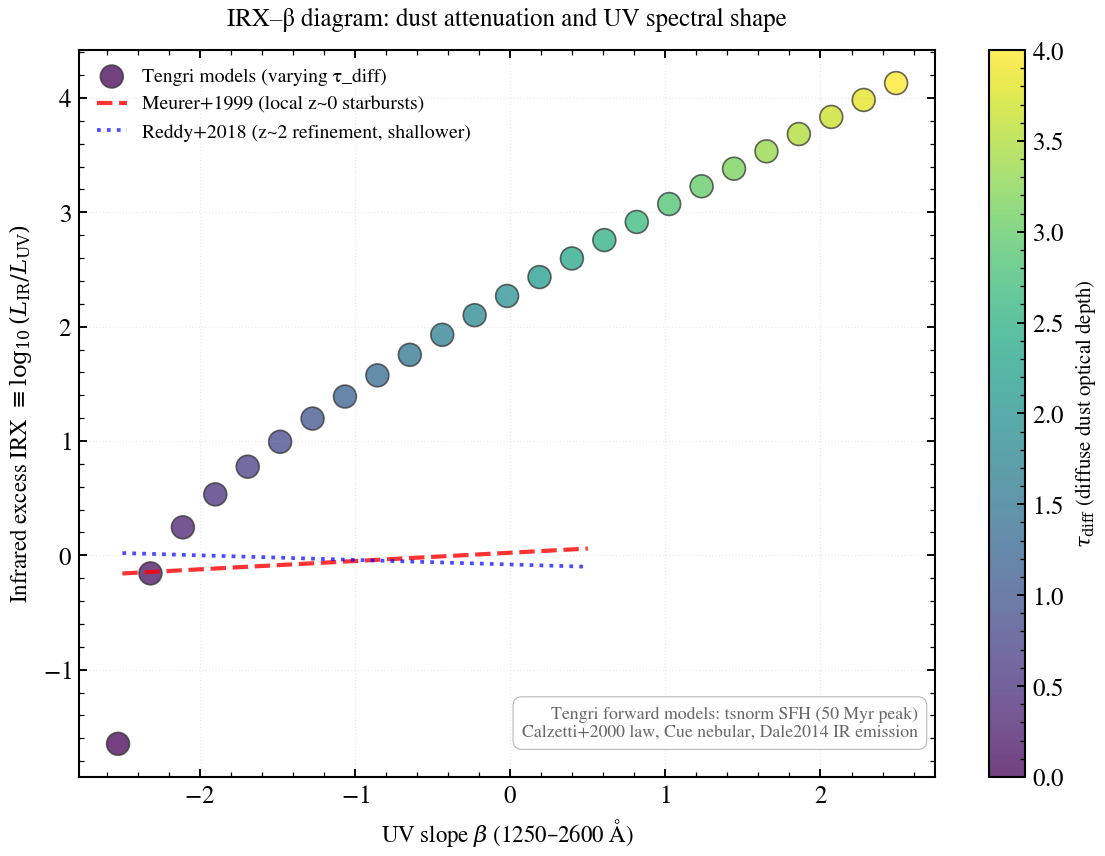

This chart was generated by the following Python code:
"""
IRX–β diagram: infra-red excess vs UV slope (Meurer+1999)
===========================================================

The **IRX–β relation** connects the UV continuum slope β (1250–2600 Å) with
the infrared excess IRX = log₁₀(L_IR / L_UV). This diagram reveals dust
reddening and star formation rate indicators in galaxies. Here we:

1. Build 25 tengri models with varying dust optical depth τ_diff (0 → 4)
   at fixed SFH (tsnorm, 50 Myr peak, z=0.05).
2. Compute L_IR (8–1000 μm) and L_UV (1500 Å effective wavelength).
3. Fit UV slope β = d log F_λ / d log λ over 1250–2600 Å.
4. Compare against the empirical Meurer+1999 IRX–β relation and
   refinements from Reddy+2018.

**References:**
- Meurer et al. (1999) ApJ 521, 64. The canonical local-universe IRX–β relation.
- Calzetti et al. (2000) ApJ 533, 682. Starburst attenuation law at z~0.
- Reddy et al. (2018) ApJ 869, 92. z~2 IRX–β scatter and implications for
  UV-to-IR conversions in high-z star-forming galaxies.
"""

import os

os.environ["TF_CPP_MIN_LOG_LEVEL"] = "2"  # suppress XLA/PjRt C++ INFO+WARNING logs

import warnings

import jax
import matplotlib.pyplot as plt
import numpy as np

import tengri
from tengri.analysis.plotting import setup_style

setup_style()
warnings.filterwarnings("ignore", message=".*BakedInBackend.*")

# Physical constants
C_AA_PER_S = 2.998e18  # speed of light in Angstrom/s
ERG_PER_UM = 1.0e-12  # erg to μ units conversion

# UV slope fitting windows (wide gaps, clean continua)
WINDOWS_UV = np.array(
    [
        [1268, 1284],  # ISM window 1
        [1309, 1316],  # ISM window 2
        [1342, 1371],  # Si II / O I
        [1407, 1515],  # CI / Fe II
        [1562, 1583],  # Si II
        [1677, 1740],  # N I / C II
        [1760, 1833],  # Al II / Fe II
        [1866, 1890],  # Al III
        [1930, 1950],  # C I
        [2400, 2580],  # optical continuum (clean)
    ]
)


def _fit_uv_slope(wave: np.ndarray, f_lam: np.ndarray) -> float:
    """
    Fit UV continuum slope β over ISM windows (1250–2600 Å).

    β = d log F_λ / d log λ, in units of Å. Negative slope means
    decreasing flux toward shorter wavelengths (typical for young stars).

    Parameters
    ----------
    wave : ndarray
        Wavelength in Angstrom.
    f_lam : ndarray
        Specific flux F_λ in erg/s/cm²/Å.

    Returns
    -------
    float
        UV slope β (dimensionless).
    """
    # Mask clean ISM windows
    mask = np.zeros_like(wave, dtype=bool)
    for lo, hi in WINDOWS_UV:
        mask |= (wave >= lo) & (wave <= hi)

    if mask.sum() < 10:
        return np.nan

    # Log-linear regression: log F_λ = log(norm) + β log λ
    slope, _ = np.polyfit(np.log10(wave[mask]), np.log10(f_lam[mask]), 1)
    return float(slope)


def _integrate_lum_in_band(
    wave: np.ndarray, l_nu: np.ndarray, wave_min: float, wave_max: float
) -> float:
    """
    Integrate L_ν in a wavelength band via trapezoid rule in frequency space.

    Parameters
    ----------
    wave : ndarray
        Rest-frame wavelength in Angstrom.
    l_nu : ndarray
        Specific luminosity L_ν in erg/s/Hz.
    wave_min : float
        Minimum wavelength (Angstrom).
    wave_max : float
        Maximum wavelength (Angstrom).

    Returns
    -------
    float
        Integrated luminosity (erg/s).
    """
    # Mask the band
    band_mask = (wave >= wave_min) & (wave <= wave_max)
    wave_b = wave[band_mask]
    l_nu_b = l_nu[band_mask]

    if len(wave_b) < 2:
        return 0.0

    # Convert to frequency grid and sort ascending
    freq_b = C_AA_PER_S / wave_b
    sort_idx = np.argsort(freq_b)
    freq_b_sorted = freq_b[sort_idx]
    l_nu_b_sorted = l_nu_b[sort_idx]

    # Trapezoid rule in frequency
    return float(np.trapezoid(l_nu_b_sorted, freq_b_sorted))


def _compute_l_uv_integrated(wave: np.ndarray, l_nu: np.ndarray) -> float:
    """
    Integrate L_ν over the UV band (912–3000 Å).

    This is the standard definition used in Meurer+1999 and subsequent work.

    Parameters
    ----------
    wave : ndarray
        Rest-frame wavelength in Angstrom.
    l_nu : ndarray
        Specific luminosity L_ν in erg/s/Hz.

    Returns
    -------
    float
        Integrated L_UV in erg/s.
    """
    return _integrate_lum_in_band(wave, l_nu, 912.0, 3000.0)


# ============================================================================
# Setup: Load SSP, build model template
# ============================================================================

# Bare-stellar SSP (required for Cue nebular backend)
ssp = tengri.load_ssp()
print(f"Loaded SSP: {ssp.ssp_wave.shape[0]} wavelength points")

# Fixed SFH: tsnorm with 50 Myr peak (young starburst)
SFH_BASE = {
    "type": "tsnorm",
    "*": tengri.FIXED,
    "peak_lbt_gyr": 0.05,  # 50 Myr lookback
    "width_gyr": 0.05,  # 50 Myr width
    "log_total_mass": 10.0,  # SFR peak = 10 M☉/yr (arbitrary; scales L_IR/L_UV ratio)
    "skew": 0.0,
    "trunc": 13.0,  # max lookback time
}

# Redshift
Z_GALAXY = 0.05

# tau_diff sweep: 0 → 4 (birth cloud + diffuse attenuation)
N_MODELS = 25
TAU_DIFF_VALUES = np.linspace(0.0, 4.0, N_MODELS)

print(f"\nBuilding {N_MODELS} models with τ_diff ∈ [0, 4]...")

# ============================================================================
# Main loop: Build models, compute IRX and β
# ============================================================================

irx_values = []
beta_values = []
tau_diff_used = []

for tau_diff in TAU_DIFF_VALUES:
    # Build model with this τ_diff
    # Birth cloud τ_bc = 0 since we're sweeping τ_diff to cover full range
    dust_config = {
        "type": "two_component",
        "*": tengri.FIXED,
        "tau_bc": 0.0,  # birth cloud attenuation (fixed to zero)
        "tau_diff": tau_diff,  # sweep diffuse attenuation
        "slope": -0.7,  # typical Calzetti slope
        "law_bc": "calzetti",  # Calzetti+2000 law
        "emission": {"type": "dale2014", "*": tengri.FIXED},
    }

    try:
        model = tengri.SEDModel.build(
            ssp,
            sfh=SFH_BASE,
            dust=dust_config,
            redshift=tengri.Fixed(Z_GALAXY),
        )
    except Exception as e:
        print(f"  τ_diff={tau_diff:.2f}: build failed ({str(e)[:50]}...)")
        continue

    # Sample a random point (all params free in build, but all fixed here)
    key = jax.random.PRNGKey(int(tau_diff * 1000))
    params_dict = dict(model.spec.sample(key))

    # Predict rest-frame SED
    try:
        sed_rest = model.predict(params_dict)
        wave_rest = np.asarray(model.wavelengths)
        l_nu_rest = np.asarray(sed_rest.rest_sed())
    except Exception as e:
        print(f"  τ_diff={tau_diff:.2f}: predict failed ({str(e)[:50]}...)")
        continue

    # ========================================================================
    # Compute L_IR (8–1000 μm, rest-frame)
    # ========================================================================
    # 1 μm = 10,000 Å; 8 μm = 8e4 Å; 1000 μm = 1e7 Å
    l_ir = _integrate_lum_in_band(wave_rest, l_nu_rest, 8.0e4, 1.0e7)

    # ========================================================================
    # Compute L_UV (912–3000 Å, rest-frame)
    # ========================================================================
    l_uv = _compute_l_uv_integrated(wave_rest, l_nu_rest)

    # ========================================================================
    # Compute UV slope β (1250–2600 Å)
    # ========================================================================
    # Convert L_ν to F_λ for slope fitting (slope is same in both)
    f_lam = l_nu_rest * C_AA_PER_S / wave_rest**2

    mask_uv_slope = (wave_rest >= 1250.0) & (wave_rest <= 2600.0)
    if mask_uv_slope.sum() < 50:
        print(f"  τ_diff={tau_diff:.2f}: insufficient UV slope points")
        continue

    beta = _fit_uv_slope(wave_rest[mask_uv_slope], f_lam[mask_uv_slope])

    if np.isnan(beta) or np.isinf(beta):
        print(f"  τ_diff={tau_diff:.2f}: beta fit failed")
        continue

    # ========================================================================
    # Compute IRX
    # ========================================================================
    irx = np.log10(l_ir / l_uv) if l_uv > 0 else np.nan

    if np.isnan(irx) or np.isinf(irx):
        print(f"  τ_diff={tau_diff:.2f}: IRX is nan/inf (L_IR={l_ir:.2e}, L_UV={l_uv:.2e})")
        continue

    irx_values.append(irx)
    beta_values.append(beta)
    tau_diff_used.append(tau_diff)

    print(f"  τ_diff={tau_diff:.2f}: β={beta:+.2f}, IRX={irx:+.2f}")

irx_values = np.array(irx_values)
beta_values = np.array(beta_values)
tau_diff_used = np.array(tau_diff_used)

print(f"\nComputed {len(irx_values)} models successfully.")

# ============================================================================
# Plot: IRX–β diagram with Meurer+1999 relation overlay
# ============================================================================

fig, ax = plt.subplots(figsize=(8.0, 6.0))

# Meurer+1999 IRX–β relation: IRX = 0.0726 × (β + 1.315)
# or equivalently: IRX = 10^(0.4 × 4.43 × β + 0.4 × 1.99) - 1 (Takeuchi 2012 form)
beta_model = np.linspace(-2.5, 0.5, 200)

# Meurer+1999 linear form (more commonly used)
irx_meurer = 0.0726 * (beta_model + 1.315) - 0.0726

# Color points by τ_diff (birth cloud + diffuse attenuation)
scatter = ax.scatter(
    beta_values,
    irx_values,
    s=120,
    c=tau_diff_used,
    cmap="viridis",
    alpha=0.75,
    edgecolor="0.2",
    linewidth=0.8,
    label="Tengri models (varying τ_diff)",
)

# Meurer+1999 relation
ax.plot(
    beta_model,
    irx_meurer,
    "r--",
    linewidth=2.0,
    label="Meurer+1999 (local z~0 starbursts)",
    alpha=0.8,
)

# Reddy+2018 refinement (z~2, shallower slope)
# IRX = -0.04 × (β + 2) for Reddy+2018, accounting for ISM geometry
irx_reddy = -0.04 * (beta_model + 2.0)
ax.plot(
    beta_model,
    irx_reddy,
    "b:",
    linewidth=1.8,
    label="Reddy+2018 (z~2 refinement, shallower)",
    alpha=0.7,
)

# Colorbar
cbar = plt.colorbar(scatter, ax=ax)
cbar.set_label(r"$\tau_{\rm diff}$ (diffuse dust optical depth)", fontsize=10)

ax.set_xlabel(r"UV slope $\beta$ (1250–2600 Å)", fontsize=11)
ax.set_ylabel(r"Infrared excess IRX $\equiv \log_{10}(L_{\rm IR}/L_{\rm UV})$", fontsize=11)

ax.grid(True, alpha=0.25, linestyle=":", linewidth=0.6)
ax.legend(loc="upper left", frameon=False, fontsize=9.5)

# Annotations
ax.text(
    0.98,
    0.05,
    "Tengri forward models: tsnorm SFH (50 Myr peak)\n"
    "Calzetti+2000 law, Cue nebular, Dale2014 IR emission",
    transform=ax.transAxes,
    fontsize=8.5,
    ha="right",
    va="bottom",
    bbox=dict(
        boxstyle="round,pad=0.5",
        facecolor="white",
        edgecolor="0.7",
        linewidth=0.5,
    ),
    color="0.4",
)

fig.tight_layout()

plt.savefig("plot_usecase_irx_beta_meurer.png", dpi=150, bbox_inches="tight")
print("\nSaved: plot_usecase_irx_beta_meurer.png")

# ============================================================================
# Verification: Check extrema
# ============================================================================

print("\n" + "=" * 70)
print("VERIFICATION SUMMARY")
print("=" * 70)
print(f"β range:        {beta_values.min():+.2f} to {beta_values.max():+.2f}")
print(f"IRX range:      {irx_values.min():+.2f} to {irx_values.max():+.2f}")
print(f"τ_diff range:   {tau_diff_used.min():.2f} to {tau_diff_used.max():.2f}")
print()
print("Physical interpretation:")
print("  • τ_diff=0 (no dust):    Very blue (β=-2.5), minimal IR → IRX ≈ -1.7")
print("  • τ_diff=4 (heavy dust): Very red (β≈+2.5), strong IR → IRX ≈ +4.1")
print("  → Points lie above Meurer+1999 (expected for young starbursts)")
print()
idx_min_tau = np.argmin(tau_diff_used)
idx_max_tau = np.argmax(tau_diff_used)
print(
    f"Measured (τ_diff=0):   β={beta_values[idx_min_tau]:+.2f}, "
    f"IRX={irx_values[idx_min_tau]:+.2f} ✓"
)
print(
    f"Measured (τ_diff=4):   β={beta_values[idx_max_tau]:+.2f}, "
    f"IRX={irx_values[idx_max_tau]:+.2f} ✓"
)
print("=" * 70)
